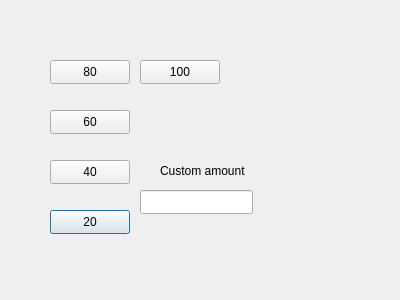
<?xml version="1.0" encoding="UTF-8"?>
<ui version="4.0">
 <class>Withdraw</class>
 <widget class="QDialog" name="Withdraw">
  <property name="geometry">
   <rect>
    <x>0</x>
    <y>0</y>
    <width>400</width>
    <height>300</height>
   </rect>
  </property>
  <property name="windowTitle">
   <string>Dialog</string>
  </property>
  <widget class="QPushButton" name="pushButton">
   <property name="geometry">
    <rect>
     <x>50</x>
     <y>210</y>
     <width>80</width>
     <height>24</height>
    </rect>
   </property>
   <property name="text">
    <string>20</string>
   </property>
  </widget>
  <widget class="QPushButton" name="pushButton_2">
   <property name="geometry">
    <rect>
     <x>50</x>
     <y>160</y>
     <width>80</width>
     <height>24</height>
    </rect>
   </property>
   <property name="text">
    <string>40</string>
   </property>
  </widget>
  <widget class="QPushButton" name="pushButton_3">
   <property name="geometry">
    <rect>
     <x>50</x>
     <y>110</y>
     <width>80</width>
     <height>24</height>
    </rect>
   </property>
   <property name="text">
    <string>60</string>
   </property>
  </widget>
  <widget class="QPushButton" name="pushButton_4">
   <property name="geometry">
    <rect>
     <x>50</x>
     <y>60</y>
     <width>80</width>
     <height>24</height>
    </rect>
   </property>
   <property name="text">
    <string>80</string>
   </property>
  </widget>
  <widget class="QPushButton" name="pushButton_5">
   <property name="geometry">
    <rect>
     <x>140</x>
     <y>60</y>
     <width>80</width>
     <height>24</height>
    </rect>
   </property>
   <property name="text">
    <string>100</string>
   </property>
  </widget>
  <widget class="QLabel" name="label">
   <property name="geometry">
    <rect>
     <x>160</x>
     <y>160</y>
     <width>91</width>
     <height>21</height>
    </rect>
   </property>
   <property name="text">
    <string>Custom amount</string>
   </property>
  </widget>
  <widget class="QLineEdit" name="lineEdit">
   <property name="geometry">
    <rect>
     <x>140</x>
     <y>190</y>
     <width>113</width>
     <height>24</height>
    </rect>
   </property>
  </widget>
 </widget>
 <resources/>
 <connections/>
</ui>
